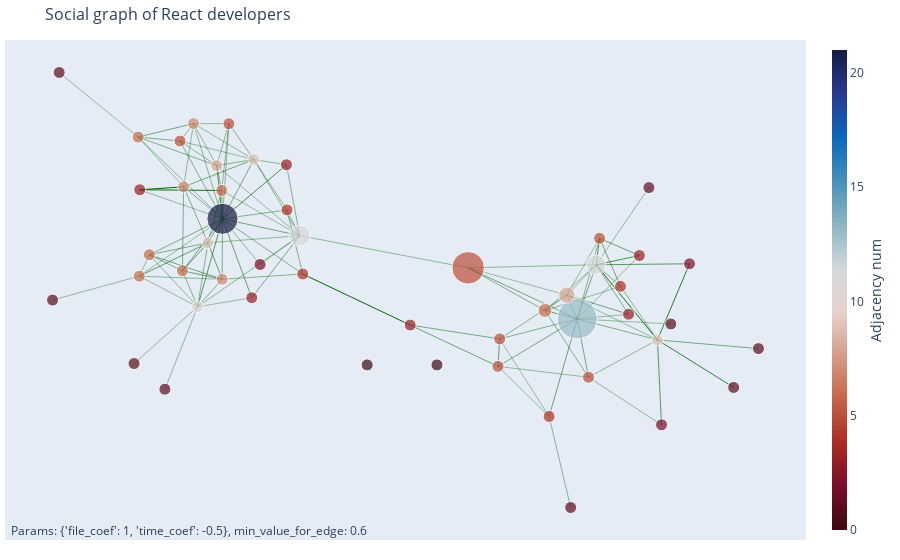

Notebook code cell kept with this figure:
### Markdown cell above
### 5.3) Figure creating and rendering

### Code cell
fig = go.Figure(trace,
                layout=go.Layout(
                title='Social graph of React developers',
                titlefont_size=16,
                showlegend=False,
                margin=dict(b=20,l=5,r=5,t=40),
                annotations=[ dict(
                    text=f"Params: {weights_params}, min_value_for_edge: {min_value_for_edge}",
                    showarrow=False,
                    xref="paper", yref="paper",
                    x=0.005, y=-0.002 ) ],
                xaxis=dict(showgrid=False, zeroline=False, showticklabels=False),
                yaxis=dict(showgrid=False, zeroline=False, showticklabels=False)))
fig

### Figure 1 — Plotly figure (JSON) as saved in the notebook; plotly's stock layout.template omitted (floating-point values rounded to 4 significant figures)
{"data": [{"line": {"color": "darkgreen", "width": 0.7219}, "mode": "lines", "opacity": 0.7219, "type": "scatter", "x": [1099.0, 1566.0, null], "y": [1754.0, 1653.0, null]}, {"line": {"color": "darkgreen", "width": 0.6731}, "mode": "lines", "opacity": 0.6731, "type": "scatter", "x": [1099.0, 1097.0, null], "y": [1754.0, 1394.0, null]}, {"line": {"color": "darkgreen", "width": 0.798}, "mode": "lines", "opacity": 0.798, "type": "scatter", "x": [1099.0, 1064.0, null], "y": [1754.0, 2070, null]}, {"line": {"color": "darkgreen", "width": 0.676}, "mode": "lines", "opacity": 0.676, "type": "scatter", "x": [1099.0, 1095.0, null], "y": [1754.0, 1922.0, null]}, {"line": {"color": "darkgreen", "width": 0.6576}, "mode": "lines", "opacity": 0.6576, "type": "scatter", "x": [1099.0, 1490.0, null], "y": [1754.0, 1806.0, null]}, {"line": {"color": "darkgreen", "width": 0.6788}, "mode": "lines", "opacity": 0.6788, "type": "scatter", "x": [1099.0, 842.5, null], "y": [1754.0, 2216.0, null]}, {"line": {"color": "darkgreen", "width": 0.8236}, "mode": "lines", "opacity": 0.8236, "type": "scatter", "x": [1099.0, 1486.0, null], "y": [1754.0, 2075, null]}, {"line": {"color": "darkgreen", "width": 0.6469}, "mode": "lines", "opacity": 0.6469, "type": "scatter", "x": [1099.0, 589.0, null], "y": [1754.0, 2240, null]}, {"line": {"color": "darkgreen", "width": 0.6446}, "mode": "lines", "opacity": 0.6446, "type": "scatter", "x": [1099.0, 1138.0, null], "y": [1754.0, 2319.0, null]}, {"line": {"color": "darkgreen", "width": 0.6249}, "mode": "lines", "opacity": 0.6249, "type": "scatter", "x": [1099.0, 1327.0, null], "y": [1754.0, 1482.0, null]}, {"line": {"color": "darkgreen", "width": 0.7214}, "mode": "lines", "opacity": 0.7214, "type": "scatter", "x": [1099.0, 856.8, null], "y": [1754.0, 1444.0, null]}, {"line": {"color": "darkgreen", "width": 0.6907}, "mode": "lines", "opacity": 0.6907, "type": "scatter", "x": [1099.0, 657, null], "y": [1754.0, 1540.0, null]}, {"line": {"color": "darkgreen", "width": 0.6801}, "mode": "lines", "opacity": 0.6801, "type": "scatter", "x": [1099.0, 864.1, null], "y": [1754.0, 1944.0, null]}, {"line": {"color": "darkgreen", "width": 0.6202}, "mode": "lines", "opacity": 0.6202, "type": "scatter", "x": [1099.0, 599, null], "y": [1754.0, 1926.0, null]}, {"line": {"color": "darkgreen", "width": 0.7027}, "mode": "lines", "opacity": 0.7027, "type": "scatter", "x": [1099.0, 1289.0, null], "y": [1754.0, 2106.0, null]}, {"line": {"color": "darkgreen", "width": 0.7857}, "mode": "lines", "opacity": 0.7857, "type": "scatter", "x": [1099.0, 948.9, null], "y": [1754.0, 1230.0, null]}, {"line": {"color": "darkgreen", "width": 0.7449}, "mode": "lines", "opacity": 0.7449, "type": "scatter", "x": [1099.0, 1276.0, null], "y": [1754.0, 1284.0, null]}, {"line": {"color": "darkgreen", "width": 0.6364}, "mode": "lines", "opacity": 0.6364, "type": "scatter", "x": [1099.0, 924.2, null], "y": [1754.0, 2320.0, null]}, {"line": {"color": "darkgreen", "width": 0.7289}, "mode": "lines", "opacity": 0.7289, "type": "scatter", "x": [1099.0, 1011.0, null], "y": [1754.0, 1611.0, null]}, {"line": {"color": "darkgreen", "width": 0.6756}, "mode": "lines", "opacity": 0.6756, "type": "scatter", "x": [1099.0, 1585.0, null], "y": [1754.0, 1425.0, null]}, {"line": {"color": "darkgreen", "width": 0.6154}, "mode": "lines", "opacity": 0.6154, "type": "scatter", "x": [1099.0, 595.8, null], "y": [1754.0, 1412.0, null]}, {"line": {"color": "darkgreen", "width": 0.7001}, "mode": "lines", "opacity": 0.7001, "type": "scatter", "x": [3245.0, 3359, null], "y": [1158.0, 1480.0, null]}, {"line": {"color": "darkgreen", "width": 0.7425}, "mode": "lines", "opacity": 0.7425, "type": "scatter", "x": [3245.0, 3050.0, null], "y": [1158.0, 1208.0, null]}, {"line": {"color": "darkgreen", "width": 0.7205}, "mode": "lines", "opacity": 0.7205, "type": "scatter", "x": [3245.0, 2585, null], "y": [1158.0, 1462.0, null]}, {"line": {"color": "darkgreen", "width": 0.6962}, "mode": "lines", "opacity": 0.6962, "type": "scatter", "x": [3245.0, 3182.0, null], "y": [1158.0, 1300.0, null]}, {"line": {"color": "darkgreen", "width": 0.7063}, "mode": "lines", "opacity": 0.7063, "type": "scatter", "x": [3245.0, 2765.0, null], "y": [1158.0, 875.7, null]}, {"line": {"color": "darkgreen", "width": 0.609}, "mode": "lines", "opacity": 0.609, "type": "scatter", "x": [3245.0, 3555.0, null], "y": [1158.0, 1186.0, null]}, {"line": {"color": "darkgreen", "width": 0.6725}, "mode": "lines", "opacity": 0.6725, "type": "scatter", "x": [3245.0, 2776.0, null], "y": [1158.0, 1039.0, null]}, {"line": {"color": "darkgreen", "width": 0.6561}, "mode": "lines", "opacity": 0.6561, "type": "scatter", "x": [3245.0, 3380, null], "y": [1158.0, 1638.0, null]}, {"line": {"color": "darkgreen", "width": 0.6975}, "mode": "lines", "opacity": 0.6975, "type": "scatter", "x": [3245.0, 3313, null], "y": [1158.0, 810.9, null]}, {"line": {"color": "darkgreen", "width": 0.6082}, "mode": "lines", "opacity": 0.6082, "type": "scatter", "x": [3245.0, 3811, null], "y": [1158.0, 1128.0, null]}, {"line": {"color": "darkgreen", "width": 0.6834}, "mode": "lines", "opacity": 0.6834, "type": "scatter", "x": [3245.0, 3730, null], "y": [1158.0, 1033.0, null]}, {"line": {"color": "darkgreen", "width": 0.7365}, "mode": "lines", "opacity": 0.7365, "type": "scatter", "x": [3245.0, 3075.0, null], "y": [1158.0, 578.0, null]}, {"line": {"color": "darkgreen", "width": 0.625}, "mode": "lines", "opacity": 0.625, "type": "scatter", "x": [3245.0, 3621.0, null], "y": [1158.0, 1535.0, null]}, {"line": {"color": "darkgreen", "width": 0.62}, "mode": "lines", "opacity": 0.62, "type": "scatter", "x": [3359, 3050.0, null], "y": [1480.0, 1208.0, null]}, {"line": {"color": "darkgreen", "width": 0.6254}, "mode": "lines", "opacity": 0.6254, "type": "scatter", "x": [3359, 2585, null], "y": [1480.0, 1462.0, null]}, {"line": {"color": "darkgreen", "width": 0.6337}, "mode": "lines", "opacity": 0.6337, "type": "scatter", "x": [3359, 3182.0, null], "y": [1480.0, 1300.0, null]}, {"line": {"color": "darkgreen", "width": 0.6927}, "mode": "lines", "opacity": 0.6927, "type": "scatter", "x": [3359, 3555.0, null], "y": [1480.0, 1186.0, null]}, {"line": {"color": "darkgreen", "width": 0.6581}, "mode": "lines", "opacity": 0.6581, "type": "scatter", "x": [3359, 3506.0, null], "y": [1480.0, 1352.0, null]}, {"line": {"color": "darkgreen", "width": 0.6194}, "mode": "lines", "opacity": 0.6194, "type": "scatter", "x": [3359, 3678.0, null], "y": [1480.0, 1939.0, null]}, {"line": {"color": "darkgreen", "width": 0.815}, "mode": "lines", "opacity": 0.815, "type": "scatter", "x": [3359, 3380, null], "y": [1480.0, 1638.0, null]}, {"line": {"color": "darkgreen", "width": 0.7834}, "mode": "lines", "opacity": 0.7834, "type": "scatter", "x": [3359, 3924.0, null], "y": [1480.0, 1486.0, null]}, {"line": {"color": "darkgreen", "width": 0.9461}, "mode": "lines", "opacity": 0.9461, "type": "scatter", "x": [3359, 3730, null], "y": [1480.0, 1033.0, null]}, {"line": {"color": "darkgreen", "width": 0.8302}, "mode": "lines", "opacity": 0.8302, "type": "scatter", "x": [3359, 3621.0, null], "y": [1480.0, 1535.0, null]}, {"line": {"color": "darkgreen", "width": 0.624}, "mode": "lines", "opacity": 0.624, "type": "scatter", "x": [1566.0, 2585, null], "y": [1653.0, 1462.0, null]}, {"line": {"color": "darkgreen", "width": 0.6179}, "mode": "lines", "opacity": 0.6179, "type": "scatter", "x": [1566.0, 1064.0, null], "y": [1653.0, 2070, null]}, {"line": {"color": "darkgreen", "width": 0.6008}, "mode": "lines", "opacity": 0.6008, "type": "scatter", "x": [1566.0, 1095.0, null], "y": [1653.0, 1922.0, null]}, {"line": {"color": "darkgreen", "width": 0.6485}, "mode": "lines", "opacity": 0.6485, "type": "scatter", "x": [1566.0, 1490.0, null], "y": [1653.0, 1806.0, null]}, {"line": {"color": "darkgreen", "width": 0.6608}, "mode": "lines", "opacity": 0.6608, "type": "scatter", "x": [1566.0, 1486.0, null], "y": [1653.0, 2075, null]}, {"line": {"color": "darkgreen", "width": 0.6085}, "mode": "lines", "opacity": 0.6085, "type": "scatter", "x": [1566.0, 1327.0, null], "y": [1653.0, 1482.0, null]}, {"line": {"color": "darkgreen", "width": 0.6553}, "mode": "lines", "opacity": 0.6553, "type": "scatter", "x": [1566.0, 1289.0, null], "y": [1653.0, 2106.0, null]}, {"line": {"color": "darkgreen", "width": 0.6463}, "mode": "lines", "opacity": 0.6463, "type": "scatter", "x": [1566.0, 948.9, null], "y": [1653.0, 1230.0, null]}, {"line": {"color": "darkgreen", "width": 0.7025}, "mode": "lines", "opacity": 0.7025, "type": "scatter", "x": [1566.0, 1276.0, null], "y": [1653.0, 1284.0, null]}, {"line": {"color": "darkgreen", "width": 0.615}, "mode": "lines", "opacity": 0.615, "type": "scatter", "x": [1566.0, 1011.0, null], "y": [1653.0, 1611.0, null]}, {"line": {"color": "darkgreen", "width": 0.6765}, "mode": "lines", "opacity": 0.6765, "type": "scatter", "x": [3050.0, 2585, null], "y": [1208.0, 1462.0, null]}, {"line": {"color": "darkgreen", "width": 0.6364}, "mode": "lines", "opacity": 0.6364, "type": "scatter", "x": [3050.0, 3182.0, null], "y": [1208.0, 1300.0, null]}, {"line": {"color": "darkgreen", "width": 0.623}, "mode": "lines", "opacity": 0.623, "type": "scatter", "x": [3050.0, 3506.0, null], "y": [1208.0, 1352.0, null]}, {"line": {"color": "darkgreen", "width": 0.657}, "mode": "lines", "opacity": 0.657, "type": "scatter", "x": [3050.0, 3313, null], "y": [1208.0, 810.9, null]}, {"line": {"color": "darkgreen", "width": 0.6028}, "mode": "lines", "opacity": 0.6028, "type": "scatter", "x": [2585, 3182.0, null], "y": [1462.0, 1300.0, null]}, {"line": {"color": "darkgreen", "width": 0.7352}, "mode": "lines", "opacity": 0.7352, "type": "scatter", "x": [1097.0, 856.8, null], "y": [1394.0, 1444.0, null]}, {"line": {"color": "darkgreen", "width": 0.7279}, "mode": "lines", "opacity": 0.7279, "type": "scatter", "x": [1097.0, 657, null], "y": [1394.0, 1540.0, null]}, {"line": {"color": "darkgreen", "width": 0.681}, "mode": "lines", "opacity": 0.681, "type": "scatter", "x": [1097.0, 948.9, null], "y": [1394.0, 1230.0, null]}, {"line": {"color": "darkgreen", "width": 0.7637}, "mode": "lines", "opacity": 0.7637, "type": "scatter", "x": [1097.0, 1011.0, null], "y": [1394.0, 1611.0, null]}, {"line": {"color": "darkgreen", "width": 0.656}, "mode": "lines", "opacity": 0.656, "type": "scatter", "x": [1097.0, 1585.0, null], "y": [1394.0, 1425.0, null]}, {"line": {"color": "darkgreen", "width": 0.6305}, "mode": "lines", "opacity": 0.6305, "type": "scatter", "x": [1097.0, 595.8, null], "y": [1394.0, 1412.0, null]}, {"line": {"color": "darkgreen", "width": 0.7237}, "mode": "lines", "opacity": 0.7237, "type": "scatter", "x": [3182.0, 3555.0, null], "y": [1300.0, 1186.0, null]}, {"line": {"color": "darkgreen", "width": 0.653}, "mode": "lines", "opacity": 0.653, "type": "scatter", "x": [3182.0, 2776.0, null], "y": [1300.0, 1039.0, null]}, {"line": {"color": "darkgreen", "width": 0.6021}, "mode": "lines", "opacity": 0.6021, "type": "scatter", "x": [3182.0, 3380, null], "y": [1300.0, 1638.0, null]}, {"line": {"color": "darkgreen", "width": 0.6169}, "mode": "lines", "opacity": 0.6169, "type": "scatter", "x": [3182.0, 3730, null], "y": [1300.0, 1033.0, null]}, {"line": {"color": "darkgreen", "width": 0.6814}, "mode": "lines", "opacity": 0.6814, "type": "scatter", "x": [1064.0, 1095.0, null], "y": [2070, 1922.0, null]}, {"line": {"color": "darkgreen", "width": 0.6342}, "mode": "lines", "opacity": 0.6342, "type": "scatter", "x": [1064.0, 842.5, null], "y": [2070, 2216.0, null]}, {"line": {"color": "darkgreen", "width": 0.678}, "mode": "lines", "opacity": 0.678, "type": "scatter", "x": [1064.0, 589.0, null], "y": [2070, 2240, null]}, {"line": {"color": "darkgreen", "width": 0.6269}, "mode": "lines", "opacity": 0.6269, "type": "scatter", "x": [1064.0, 1138.0, null], "y": [2070, 2319.0, null]}, {"line": {"color": "darkgreen", "width": 0.6733}, "mode": "lines", "opacity": 0.6733, "type": "scatter", "x": [1064.0, 1289.0, null], "y": [2070, 2106.0, null]}, {"line": {"color": "darkgreen", "width": 0.6344}, "mode": "lines", "opacity": 0.6344, "type": "scatter", "x": [1064.0, 924.2, null], "y": [2070, 2320.0, null]}, {"line": {"color": "darkgreen", "width": 0.6225}, "mode": "lines", "opacity": 0.6225, "type": "scatter", "x": [1095.0, 1138.0, null], "y": [1922.0, 2319.0, null]}, {"line": {"color": "darkgreen", "width": 0.9533}, "mode": "lines", "opacity": 0.9533, "type": "scatter", "x": [1095.0, 599, null], "y": [1922.0, 1926.0, null]}, {"line": {"color": "darkgreen", "width": 0.6302}, "mode": "lines", "opacity": 0.6302, "type": "scatter", "x": [1095.0, 1011.0, null], "y": [1922.0, 1611.0, null]}, {"line": {"color": "darkgreen", "width": 0.6553}, "mode": "lines", "opacity": 0.6553, "type": "scatter", "x": [1490.0, 1289.0, null], "y": [1806.0, 2106.0, null]}, {"line": {"color": "darkgreen", "width": 0.6691}, "mode": "lines", "opacity": 0.6691, "type": "scatter", "x": [1490.0, 1585.0, null], "y": [1806.0, 1425.0, null]}, {"line": {"color": "darkgreen", "width": 0.6769}, "mode": "lines", "opacity": 0.6769, "type": "scatter", "x": [842.5, 589.0, null], "y": [2216.0, 2240, null]}, {"line": {"color": "darkgreen", "width": 0.6145}, "mode": "lines", "opacity": 0.6145, "type": "scatter", "x": [842.5, 1289.0, null], "y": [2216.0, 2106.0, null]}, {"line": {"color": "darkgreen", "width": 0.6068}, "mode": "lines", "opacity": 0.6068, "type": "scatter", "x": [842.5, 924.2, null], "y": [2216.0, 2320.0, null]}, {"line": {"color": "darkgreen", "width": 0.6282}, "mode": "lines", "opacity": 0.6282, "type": "scatter", "x": [1486.0, 1289.0, null], "y": [2075, 2106.0, null]}, {"line": {"color": "darkgreen", "width": 0.6105}, "mode": "lines", "opacity": 0.6105, "type": "scatter", "x": [589.0, 864.1, null], "y": [2240, 1944.0, null]}, {"line": {"color": "darkgreen", "width": 0.6042}, "mode": "lines", "opacity": 0.6042, "type": "scatter", "x": [589.0, 111.4, null], "y": [2240, 2624, null]}, {"line": {"color": "darkgreen", "width": 0.7228}, "mode": "lines", "opacity": 0.7228, "type": "scatter", "x": [589.0, 924.2, null], "y": [2240, 2320.0, null]}, {"line": {"color": "darkgreen", "width": 0.7447}, "mode": "lines", "opacity": 0.7447, "type": "scatter", "x": [2765.0, 2776.0, null], "y": [875.7, 1039.0, null]}, {"line": {"color": "darkgreen", "width": 0.7333}, "mode": "lines", "opacity": 0.7333, "type": "scatter", "x": [2765.0, 2234.0, null], "y": [875.7, 1121.0, null]}, {"line": {"color": "darkgreen", "width": 0.6154}, "mode": "lines", "opacity": 0.6154, "type": "scatter", "x": [2765.0, 3313, null], "y": [875.7, 810.9, null]}, {"line": {"color": "darkgreen", "width": 0.6119}, "mode": "lines", "opacity": 0.6119, "type": "scatter", "x": [2765.0, 3075.0, null], "y": [875.7, 578.0, null]}, {"line": {"color": "darkgreen", "width": 0.6551}, "mode": "lines", "opacity": 0.6551, "type": "scatter", "x": [1138.0, 1289.0, null], "y": [2319.0, 2106.0, null]}, {"line": {"color": "darkgreen", "width": 0.6053}, "mode": "lines", "opacity": 0.6053, "type": "scatter", "x": [1138.0, 924.2, null], "y": [2319.0, 2320.0, null]}, {"line": {"color": "darkgreen", "width": 0.8925}, "mode": "lines", "opacity": 0.8925, "type": "scatter", "x": [4191, 3730, null], "y": [750.6, 1033.0, null]}, {"line": {"color": "darkgreen", "width": 0.6399}, "mode": "lines", "opacity": 0.6399, "type": "scatter", "x": [750.8, 948.9, null], "y": [740.0, 1230.0, null]}, {"line": {"color": "darkgreen", "width": 0.7082}, "mode": "lines", "opacity": 0.7082, "type": "scatter", "x": [2776.0, 2234.0, null], "y": [1039.0, 1121.0, null]}, {"line": {"color": "darkgreen", "width": 0.6042}, "mode": "lines", "opacity": 0.6042, "type": "scatter", "x": [2776.0, 3075.0, null], "y": [1039.0, 578.0, null]}, {"line": {"color": "darkgreen", "width": 0.7247}, "mode": "lines", "opacity": 0.7247, "type": "scatter", "x": [3506.0, 3380, null], "y": [1352.0, 1638.0, null]}, {"line": {"color": "darkgreen", "width": 0.6664}, "mode": "lines", "opacity": 0.6664, "type": "scatter", "x": [3506.0, 3730, null], "y": [1352.0, 1033.0, null]}, {"line": {"color": "darkgreen", "width": 0.6776}, "mode": "lines", "opacity": 0.6776, "type": "scatter", "x": [856.8, 657, null], "y": [1444.0, 1540.0, null]}, {"line": {"color": "darkgreen", "width": 0.6782}, "mode": "lines", "opacity": 0.6782, "type": "scatter", "x": [856.8, 864.1, null], "y": [1444.0, 1944.0, null]}, {"line": {"color": "darkgreen", "width": 0.6625}, "mode": "lines", "opacity": 0.6625, "type": "scatter", "x": [856.8, 948.9, null], "y": [1444.0, 1230.0, null]}, {"line": {"color": "darkgreen", "width": 0.7712}, "mode": "lines", "opacity": 0.7712, "type": "scatter", "x": [856.8, 1011.0, null], "y": [1444.0, 1611.0, null]}, {"line": {"color": "darkgreen", "width": 0.6406}, "mode": "lines", "opacity": 0.6406, "type": "scatter", "x": [657, 948.9, null], "y": [1540.0, 1230.0, null]}, {"line": {"color": "darkgreen", "width": 0.6971}, "mode": "lines", "opacity": 0.6971, "type": "scatter", "x": [657, 1011.0, null], "y": [1540.0, 1611.0, null]}, {"line": {"color": "darkgreen", "width": 0.6108}, "mode": "lines", "opacity": 0.6108, "type": "scatter", "x": [657, 595.8, null], "y": [1540.0, 1412.0, null]}, {"line": {"color": "darkgreen", "width": 0.6456}, "mode": "lines", "opacity": 0.6456, "type": "scatter", "x": [3205.0, 3075.0, null], "y": [36.2, 578.0, null]}, {"line": {"color": "darkgreen", "width": 1}, "mode": "lines", "opacity": 1, "type": "scatter", "x": [864.1, 599, null], "y": [1944.0, 1926.0, null]}, {"line": {"color": "darkgreen", "width": 0.7172}, "mode": "lines", "opacity": 0.7172, "type": "scatter", "x": [864.1, 1289.0, null], "y": [1944.0, 2106.0, null]}, {"line": {"color": "darkgreen", "width": 0.6275}, "mode": "lines", "opacity": 0.6275, "type": "scatter", "x": [864.1, 924.2, null], "y": [1944.0, 2320.0, null]}, {"line": {"color": "darkgreen", "width": 0.681}, "mode": "lines", "opacity": 0.681, "type": "scatter", "x": [864.1, 1011.0, null], "y": [1944.0, 1611.0, null]}, {"line": {"color": "darkgreen", "width": 0.6332}, "mode": "lines", "opacity": 0.6332, "type": "scatter", "x": [564.3, 948.9, null], "y": [892.6, 1230.0, null]}, {"line": {"color": "darkgreen", "width": 0.753}, "mode": "lines", "opacity": 0.753, "type": "scatter", "x": [3380, 3621.0, null], "y": [1638.0, 1535.0, null]}, {"line": {"color": "darkgreen", "width": 0.6147}, "mode": "lines", "opacity": 0.6147, "type": "scatter", "x": [71.41, 595.8, null], "y": [1270.0, 1412.0, null]}, {"line": {"color": "darkgreen", "width": 0.6103}, "mode": "lines", "opacity": 0.6103, "type": "scatter", "x": [3755.0, 3313, null], "y": [527.9, 810.9, null]}, {"line": {"color": "darkgreen", "width": 0.7922}, "mode": "lines", "opacity": 0.7922, "type": "scatter", "x": [3755.0, 3730, null], "y": [527.9, 1033.0, null]}, {"line": {"color": "darkgreen", "width": 0.6142}, "mode": "lines", "opacity": 0.6142, "type": "scatter", "x": [1289.0, 924.2, null], "y": [2106.0, 2320.0, null]}, {"line": {"color": "darkgreen", "width": 0.9917}, "mode": "lines", "opacity": 0.9917, "type": "scatter", "x": [2234.0, 1585.0, null], "y": [1121.0, 1425.0, null]}, {"line": {"color": "darkgreen", "width": 0.6326}, "mode": "lines", "opacity": 0.6326, "type": "scatter", "x": [3313, 3730, null], "y": [810.9, 1033.0, null]}, {"line": {"color": "darkgreen", "width": 0.7034}, "mode": "lines", "opacity": 0.7034, "type": "scatter", "x": [4341.0, 3730, null], "y": [981.4, 1033.0, null]}, {"line": {"color": "darkgreen", "width": 0.6038}, "mode": "lines", "opacity": 0.6038, "type": "scatter", "x": [948.9, 1276.0, null], "y": [1230.0, 1284.0, null]}, {"line": {"color": "darkgreen", "width": 0.6578}, "mode": "lines", "opacity": 0.6578, "type": "scatter", "x": [948.9, 1011.0, null], "y": [1230.0, 1611.0, null]}, {"line": {"color": "darkgreen", "width": 0.608}, "mode": "lines", "opacity": 0.608, "type": "scatter", "x": [948.9, 595.8, null], "y": [1230.0, 1412.0, null]}, {"line": {"color": "darkgreen", "width": 0.9058}, "mode": "lines", "opacity": 0.9058, "type": "scatter", "x": [3924.0, 3730, null], "y": [1486.0, 1033.0, null]}, {"line": {"color": "darkgreen", "width": 0.7712}, "mode": "lines", "opacity": 0.7712, "type": "scatter", "x": [1011.0, 595.8, null], "y": [1611.0, 1412.0, null]}, {"hoverinfo": "text", "marker": {"color": [21, 13, 11, 11, 6, 5, 7, 8, 8, 6, 4, 5, 3, 6, 5, 3, 5, 2, 1, 1, 5, 4, 6, 6, 1, 1, 7, 1, 3, 5, 1, 2, 9, 0, 3, 5, 1, 10, 1, 2, 0, 3, 1, 9, 7, 4, 9, 4, 6, 3], "colorbar": {"thickness": 15, "title": {"side": "right", "text": "Adjacency num"}, "xanchor": "left"}, "colorscale": [[0, "rgb(23, 28, 66)"], [0.09091, "rgb(41, 58, 143)"], [0.1818, "rgb(11, 102, 189)"], [0.2727, "rgb(69, 144, 185)"], [0.3636, "rgb(142, 181, 194)"], [0.4545, "rgb(210, 216, 219)"], [0.5455, "rgb(230, 210, 204)"], [0.6364, "rgb(213, 157, 137)"], [0.7273, "rgb(196, 101, 72)"], [0.8182, "rgb(172, 43, 36)"], [0.9091, "rgb(120, 14, 40)"], [1, "rgb(60, 9, 17)"]], "line": {"width": 1}, "reversescale": true, "showscale": true, "size": [31.17, 40, 19.73, 21.27, 13.81, 32.57, 12, 16.52, 12, 12, 12, 12, 12, 12, 12, 12, 12, 12, 12, 12, 12, 12, 12, 12, 12, 12, 12, 12, 12, 12, 12, 12, 12, 12, 12, 12, 12, 12, 12, 12, 12, 12, 12, 12, 12, 12, 12, 12, 12, 12]}, "mode": "markers", "text": ["Username: zpao                     <br>Files changed: 2086                     <br>Activity interval: [2013. 2016.]                     <br>Adjacency num: 21", "Username: gaearon                     <br>Files changed: 2672                     <br>Activity interval: [2015. 2021.]                     <br>Adjacency num: 13", "Username: bvaughn                     <br>Files changed: 1327                     <br>Activity interval: [2018. 2020.]                     <br>Adjacency num: 11", "Username: sophiebits                     <br>Files changed: 1429                     <br>Activity interval: [2013. 2017.]                     <br>Adjacency num: 11", "Username: acdlite                     <br>Files changed: 934                     <br>Activity interval: [2015. 2021.]                     <br>Adjacency num: 6", "Username: sebmarkbage                     <br>Files changed: 2179                     <br>Activity interval: [2013 2021]                     <br>Adjacency num: 5", "Username: jimfb                     <br>Files changed: 489                     <br>Activity interval: [2014. 2016.]                     <br>Adjacency num: 7", "Username: trueadm                     <br>Files changed: 1114                     <br>Activity interval: [2017. 2021.]                     <br>Adjacency num: 8", "Username: petehunt                     <br>Files changed: 594                     <br>Activity interval: [2013. 2014.]                     <br>Adjacency num: 8", "Username: chenglou                     <br>Files changed: 279                     <br>Activity interval: [2013. 2015.]                     <br>Adjacency num: 6", "Username: vjeux                     <br>Files changed: 392                     <br>Activity interval: [2013. 2017.]                     <br>Adjacency num: 4", "Username: benjamn                     <br>Files changed: 106                     <br>Activity interval: [2013. 2014.]                     <br>Adjacency num: 5", "Username: yungsters                     <br>Files changed: 350                     <br>Activity interval: [2013. 2018.]                     <br>Adjacency num: 3", "Username: subtleGradient                     <br>Files changed: 70                     <br>Activity interval: [2013. 2014.]                     <br>Adjacency num: 6", "Username: nhunzaker                     <br>Files changed: 244                     <br>Activity interval: [2015. 2019.]                     <br>Adjacency num: 5", "Username: necolas                     <br>Files changed: 181                     <br>Activity interval: [2019. 2020.]                     <br>Adjacency num: 3", "Username: syranide                     <br>Files changed: 99                     <br>Activity interval: [2013. 2015.]                     <br>Adjacency num: 5", "Username: cpojer                     <br>Files changed: 213                     <br>Activity interval: [2013. 2018.]                     <br>Adjacency num: 2", "Username: flarnie                     <br>Files changed: 139                     <br>Activity interval: [2016. 2018.]                     <br>Adjacency num: 1", "Username: koba04                     <br>Files changed: 116                     <br>Activity interval: [2014. 2020.]                     <br>Adjacency num: 1", "Username: aweary                     <br>Files changed: 229                     <br>Activity interval: [2016. 2019.]                     <br>Adjacency num: 5", "Username: rickhanlonii                     <br>Files changed: 227                     <br>Activity interval: [2019. 2021.]                     <br>Adjacency num: 4", "Username: marocchino                     <br>Files changed: 51                     <br>Activity interval: [2015. 2015.]                     <br>Adjacency num: 6", "Username: kohei-takata                     <br>Files changed: 43                     <br>Activity interval: [2015. 2015.]                     <br>Adjacency num: 6", "Username: lunaruan                     <br>Files changed: 134                     <br>Activity interval: [2019. 2021.]                     <br>Adjacency num: 1", "Username: TheSavior                     <br>Files changed: 43                     <br>Activity interval: [2018. 2020.]                     <br>Adjacency num: 1", "Username: chicoxyzzy                     <br>Files changed: 118                     <br>Activity interval: [2014. 2016.]                     <br>Adjacency num: 7", "Username: keyz                     <br>Files changed: 120                     <br>Activity interval: [2015. 2017.]                     <br>Adjacency num: 1", "Username: mcsheffrey                     <br>Files changed: 89                     <br>Activity interval: [2013. 2013.]                     <br>Adjacency num: 3", "Username: eps1lon                     <br>Files changed: 108                     <br>Activity interval: [2019. 2021.]                     <br>Adjacency num: 5", "Username: bgw                     <br>Files changed: 237                     <br>Activity interval: [2015. 2015.]                     <br>Adjacency num: 1", "Username: NE-SmallTown                     <br>Files changed: 22                     <br>Activity interval: [2017. 2020.]                     <br>Adjacency num: 2", "Username: joshduck                     <br>Files changed: 25                     <br>Activity interval: [2013. 2014.]                     <br>Adjacency num: 9", "Username: aickin                     <br>Files changed: 29                     <br>Activity interval: [2016. 2018.]                     <br>Adjacency num: 0", "Username: jquense                     <br>Files changed: 67                     <br>Activity interval: [2015. 2019.]                     <br>Adjacency num: 3", "Username: SimenB                     <br>Files changed: 70                     <br>Activity interval: [2015. 2021.]                     <br>Adjacency num: 5", "Username: philipp-spiess                     <br>Files changed: 96                     <br>Activity interval: [2017. 2020.]                     <br>Adjacency num: 1", "Username: Daniel15                     <br>Files changed: 268                     <br>Activity interval: [2013. 2019.]                     <br>Adjacency num: 10", "Username: iamdustan                     <br>Files changed: 98                     <br>Activity interval: [2015. 2019.]                     <br>Adjacency num: 1", "Username: threepointone                     <br>Files changed: 169                     <br>Activity interval: [2019. 2020.]                     <br>Adjacency num: 2", "Username: Simek                     <br>Files changed: 18                     <br>Activity interval: [2013. 2018.]                     <br>Adjacency num: 0", "Username: fisherwebdev                     <br>Files changed: 32                     <br>Activity interval: [2014. 2015.]                     <br>Adjacency num: 3", "Username: fabiomcosta                     <br>Files changed: 18                     <br>Activity interval: [2013. 2015.]                     <br>Adjacency num: 1", "Username: sompylasar                     <br>Files changed: 46                     <br>Activity interval: [2018. 2020.]                     <br>Adjacency num: 9", "Username: jordwalke                     <br>Files changed: 42                     <br>Activity interval: [2013. 2014.]                     <br>Adjacency num: 7", "Username: raphamorim                     <br>Files changed: 269                     <br>Activity interval: [2018. 2018.]                     <br>Adjacency num: 4", "Username: arkist                     <br>Files changed: 41                     <br>Activity interval: [2015. 2015.]                     <br>Adjacency num: 9", "Username: cody                     <br>Files changed: 21                     <br>Activity interval: [2014. 2016.]                     <br>Adjacency num: 4", "Username: iamchenxin                     <br>Files changed: 343                     <br>Activity interval: [2015. 2016.]                     <br>Adjacency num: 6", "Username: bl00mber                     <br>Files changed: 52                     <br>Activity interval: [2018. 2021.]                     <br>Adjacency num: 3"], "type": "scatter", "x": [1099.0, 3245.0, 3359, 1566.0, 3050.0, 2585, 1097.0, 3182.0, 1064.0, 1095.0, 1490.0, 842.5, 1486.0, 589.0, 2765.0, 3555.0, 1138.0, 1327.0, 4191, 750.8, 2776.0, 3506.0, 856.8, 657, 3678.0, 3205.0, 864.1, 564.3, 599, 3380, 71.41, 3755.0, 1289.0, 2396.0, 2234.0, 3313, 4341.0, 948.9, 3811, 3924.0, 1974.0, 1276.0, 111.4, 3730, 924.2, 3075.0, 1011.0, 1585.0, 595.8, 3621.0], "y": [1754.0, 1158.0, 1480.0, 1653.0, 1208.0, 1462.0, 1394.0, 1300.0, 2070, 1922.0, 1806.0, 2216.0, 2075, 2240, 875.7, 1186.0, 2319.0, 1482.0, 750.6, 740.0, 1039.0, 1352.0, 1444.0, 1540.0, 1939.0, 36.2, 1944.0, 892.6, 1926.0, 1638.0, 1270.0, 527.9, 2106.0, 884.6, 1121.0, 810.9, 981.4, 1230.0, 1128.0, 1486.0, 884.6, 1284.0, 2624, 1033.0, 2320.0, 578.0, 1611.0, 1425.0, 1412.0, 1535.0]}], "layout": {"annotations": [{"showarrow": false, "text": "Params: {'file_coef': 1, 'time_coef': -0.5}, min_value_for_edge: 0.6", "x": 0.005, "xref": "paper", "y": -0.002, "yref": "paper"}], "autosize": true, "margin": {"b": 20, "l": 5, "r": 5, "t": 40}, "showlegend": false, "title": {"font": {"size": 16}, "text": "Social graph of React developers"}, "xaxis": {"autorange": true, "range": [-198.6, 4611.0], "showgrid": false, "showticklabels": false, "type": "linear", "zeroline": false}, "yaxis": {"autorange": true, "range": [-171.7, 2832.0], "showgrid": false, "showticklabels": false, "type": "linear", "zeroline": false}}}
